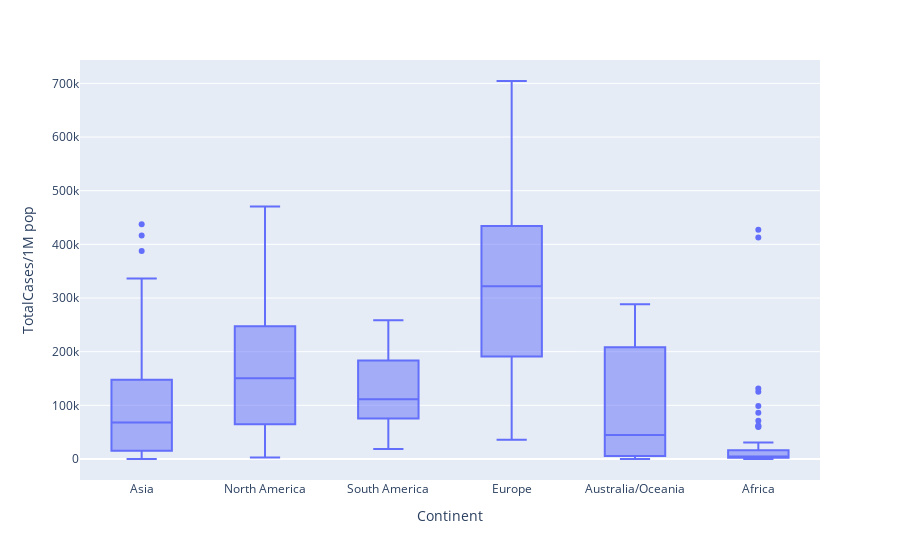

The code cell stored with this chart in its notebook:
### Code cell
fig = px.box(df_4, y="TotalCases/1M pop",x="Continent")
fig.show()

### Figure 1 — Plotly figure (JSON) as saved in the notebook; plotly's stock layout.template omitted (floating-point values rounded to 4 significant figures; data arrays with more than 128 entries replaced by an {"elided": "..."} marker saying what was removed)
{"data": [{"alignmentgroup": "True", "hovertemplate": "Continent=%{x}<br>TotalCases/1M pop=%{y}<extra></extra>", "legendgroup": "", "marker": {"color": "#636efa"}, "name": "", "notched": false, "offsetgroup": "", "orientation": "v", "showlegend": false, "type": "box", "x": {"elided": "226 str values"}, "x0": " ", "xaxis": "x", "y": {"elided": "226 int values"}, "y0": " ", "yaxis": "y"}], "layout": {"boxmode": "group", "legend": {"tracegroupgap": 0}, "margin": {"t": 60}, "xaxis": {"anchor": "y", "domain": [0, 1], "title": {"text": "Continent"}}, "yaxis": {"anchor": "x", "domain": [0, 1], "title": {"text": "TotalCases/1M pop"}}}}
